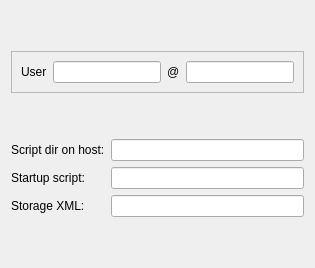
          <widget class="QWidget" name="tab_9">
           <attribute name="title">
            <string>TRB_Access</string>
           </attribute>
           <layout class="QVBoxLayout" name="verticalLayout_33">
            <item>
             <spacer name="verticalSpacer_28">
              <property name="orientation">
               <enum>Qt::Orientation::Vertical</enum>
              </property>
              <property name="sizeHint" stdset="0">
               <size>
                <width>20</width>
                <height>40</height>
               </size>
              </property>
             </spacer>
            </item>
            <item>
             <widget class="QFrame" name="frame_2">
              <property name="frameShape">
               <enum>QFrame::Shape::StyledPanel</enum>
              </property>
              <property name="frameShadow">
               <enum>QFrame::Shadow::Raised</enum>
              </property>
              <layout class="QHBoxLayout" name="horizontalLayout_47">
               <item>
                <widget class="QLabel" name="label_43">
                 <property name="text">
                  <string>User</string>
                 </property>
                </widget>
               </item>
               <item>
                <widget class="QLineEdit" name="leUser">
                 <property name="maximumSize">
                  <size>
                   <width>200</width>
                   <height>16777215</height>
                  </size>
                 </property>
                 <property name="text">
                  <string/>
                 </property>
                </widget>
               </item>
               <item>
                <widget class="QLabel" name="label_45">
                 <property name="text">
                  <string>@</string>
                 </property>
                </widget>
               </item>
               <item>
                <widget class="QLineEdit" name="leHost">
                 <property name="text">
                  <string/>
                 </property>
                </widget>
               </item>
              </layout>
             </widget>
            </item>
            <item>
             <spacer name="verticalSpacer_27">
              <property name="orientation">
               <enum>Qt::Orientation::Vertical</enum>
              </property>
              <property name="sizeHint" stdset="0">
               <size>
                <width>20</width>
                <height>40</height>
               </size>
              </property>
             </spacer>
            </item>
            <item>
             <layout class="QHBoxLayout" name="horizontalLayout_57">
              <property name="topMargin">
               <number>0</number>
              </property>
              <item>
               <layout class="QVBoxLayout" name="verticalLayout_31">
                <property name="leftMargin">
                 <number>0</number>
                </property>
                <property name="topMargin">
                 <number>0</number>
                </property>
                <item>
                 <widget class="QLabel" name="label_62">
                  <property name="text">
                   <string>Script dir on host:</string>
                  </property>
                 </widget>
                </item>
                <item>
                 <widget class="QLabel" name="label_51">
                  <property name="text">
                   <string>Startup script:</string>
                  </property>
                 </widget>
                </item>
                <item>
                 <widget class="QLabel" name="label_58">
                  <property name="text">
                   <string>Storage XML:</string>
                  </property>
                 </widget>
                </item>
               </layout>
              </item>
              <item>
               <layout class="QVBoxLayout" name="verticalLayout_35">
                <item>
                 <widget class="QLineEdit" name="leDirOnHost"/>
                </item>
                <item>
                 <widget class="QLineEdit" name="leStartupScriptOnHost">
                  <property name="text">
                   <string/>
                  </property>
                 </widget>
                </item>
                <item>
                 <widget class="QLineEdit" name="leStorageXmlOnHost">
                  <property name="text">
                   <string/>
                  </property>
                 </widget>
                </item>
               </layout>
              </item>
             </layout>
            </item>
            <item>
             <spacer name="verticalSpacer_26">
              <property name="orientation">
               <enum>Qt::Orientation::Vertical</enum>
              </property>
              <property name="sizeHint" stdset="0">
               <size>
                <width>20</width>
                <height>40</height>
               </size>
              </property>
             </spacer>
            </item>
           </layout>
          </widget>
